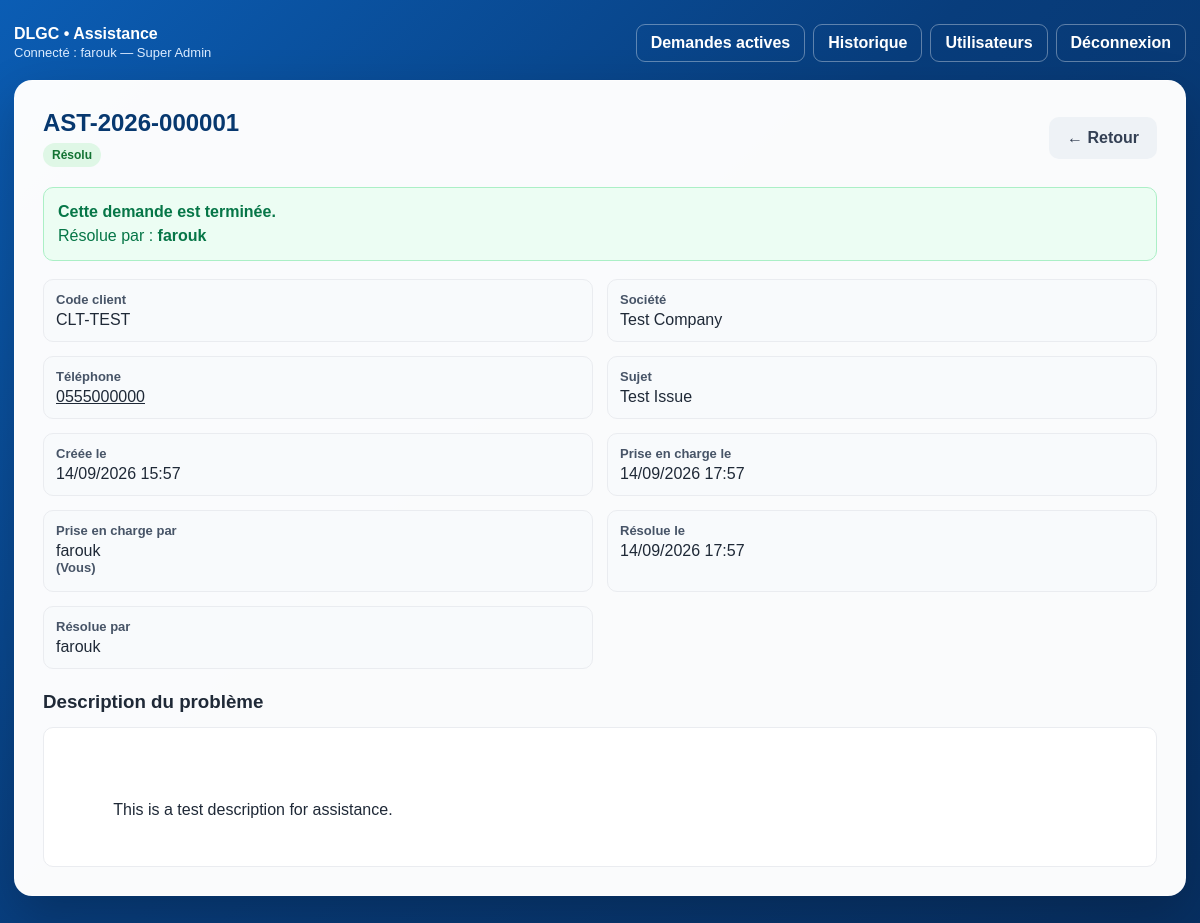
Screenshot of /admin/ticket.php?id=1 (signed in) with the database file from the repository.
### tables this page shows
CREATE TABLE `assistance_requests` (
  `id` int(10) UNSIGNED NOT NULL,
  `ticket_code` varchar(30) DEFAULT NULL,
  `client_code` varchar(50) DEFAULT NULL,
  `company_name` varchar(150) NOT NULL,
  `phone` varchar(40) NOT NULL,
  `subject` varchar(180) NOT NULL,
  `description` text NOT NULL,
  `status` enum('nouveau','en_cours','resolu') NOT NULL DEFAULT 'nouveau',
  `assigned_admin_id` int(10) UNSIGNED DEFAULT NULL,
  `resolved_by_admin_id` int(10) UNSIGNED DEFAULT NULL,
  `created_at` timestamp NOT NULL DEFAULT current_timestamp(),
  `started_at` datetime DEFAULT NULL,
  `resolved_at` datetime DEFAULT NULL
);

### lib/bootstrap.php (called while the page is built, shortened)
<?php
function db(): PDO
{
    static $pdo = null;
    if ($pdo instanceof PDO) {
        return $pdo;
    }
    $config = require __DIR__ . '/../config/database.php';
    $dsn = sprintf(
        'mysql:host=%s;port=%s;dbname=%s;charset=%s',
        $config['host'],
        $config['port'],
        $config['dbname'],
        $config['charset']
    );
    try {
        $pdo = new PDO($dsn, $config['username'], $config['password'], [
            PDO::ATTR_ERRMODE => PDO::ERRMODE_EXCEPTION,
            PDO::ATTR_DEFAULT_FETCH_MODE => PDO::FETCH_ASSOC,
            PDO::ATTR_EMULATE_PREPARES => false,
        ]);
    } catch (PDOException $e) {
        if ($e->getCode() == 1049 || str_contains($e->getMessage(), 'Unknown database')) {
            try {
                $rootDsn = sprintf(
                    'mysql:host=%s;port=%s;charset=%s',
                    $config['host'],
                    $config['port'],
                    $config['charset']
                );
                $rootPdo = new PDO($rootDsn, $config['username'], $config['password'], [
                    PDO::ATTR_ERRMODE => PDO::ERRMODE_EXCEPTION,
                ]);
                $safeDbName = str_replace('`', '``', $config['dbname']);
                $rootPdo->exec("CREATE DATABASE IF NOT EXISTS `{$safeDbName}` CHARACTER SET utf8mb4 COLLATE utf8mb4_unicode_ci");
                $pdo = new PDO($dsn, $config['username'], $config['password'], [
                    PDO::ATTR_ERRMODE => PDO::ERRMODE_EXCEPTION,
                    PDO::ATTR_DEFAULT_FETCH_MODE => PDO::FETCH_ASSOC,
                    PDO::ATTR_EMULATE_PREPARES => false,
                ]);
                ensure_tables_exist($pdo);
                return $pdo;
            } catch (PDOException $ex) {
            }
        }
        http_response_code(500);
        exit(
            '<h2>Connexion à la base de données impossible.</h2>' .
            '<p>Vérifiez que MySQL est démarré dans XAMPP, que la base <strong>dlgc_assistance</strong> existe, puis vérifiez le fichier <code>assistance/config/database.php</code>.</p>'
        );
    }
    return $pdo;
}
function e(?string $value): string
{
    return htmlspecialchars($value ?? '', ENT_QUOTES | ENT_SUBSTITUTE, 'UTF-8');
}
function current_admin_id(): int
{
    return (int) ($_SESSION['admin_id'] ?? 0);
}
function status_label(string $status): string
{
    return match ($status) {
        'nouveau' => 'Nouveau',
        'en_cours' => 'En cours',
        'resolu' => 'Résolu',
        default => 'Inconnu',
    };
}
function status_class(string $status): string
{
    return match ($status) {
        'nouveau' => 'status-new',
        'en_cours' => 'status-progress',
        'resolu' => 'status-resolved',
        default => '',
    };
}

### admin/ticket.php (the view, shortened to what this page needs)
<?php
require __DIR__ . '/../lib/bootstrap.php';
$id = filter_input(
    INPUT_GET,
    'id',
    FILTER_VALIDATE_INT
);
$stmt = db()->prepare(
    'SELECT
        r.*,
        aa.display_name AS assigned_name,
        ra.display_name AS resolved_name
     FROM assistance_requests r
     LEFT JOIN admins aa
        ON aa.id = r.assigned_admin_id
     LEFT JOIN admins ra
        ON ra.id = r.resolved_by_admin_id
     WHERE r.id = :id
     LIMIT 1'
);
$stmt->execute([
    ':id' => $id,
]);
$request = $stmt->fetch();
$isAssignedToCurrentAdmin =
    !empty($request['assigned_admin_id'])
    &&
    (int) $request['assigned_admin_id'] === current_admin_id();
?>
<!DOCTYPE html>
<html lang="fr">
<head>
    <link
        rel="stylesheet"
        href="../assets/css/assistance.css"
    >
</head>
<body>
<main class="admin-shell">
    <?php require __DIR__ . '/_nav.php'; ?>
    <section class="card">
        <div class="toolbar">
            <div>
                <h1 style="margin-bottom:6px;">
                    <?= e($request['ticket_code']) ?>
                </h1>
                <span
                    class="status <?= e(status_class($request['status'])) ?>"
                >
                    <?= e(status_label($request['status'])) ?>
                </span>
            </div>
            <a
                class="btn btn-light"
                href="<?= $request['status'] === 'resolu'
                    ? 'history.php'
                    : 'index.php' ?>"
            >
                ← Retour
            </a>
        </div>
        <?php if ($request['status'] === 'resolu'): ?>
            <div
                class="alert alert-success"
                style="margin-top:20px;"
            >
                <strong>
                    Cette demande est terminée.
                </strong>
                <?php if ($request['resolved_name']): ?>
                    <br>
                    Résolue par :
                    <strong>
                        <?= e($request['resolved_name']) ?>
                    </strong>
                <?php endif; ?>
            </div>
        <?php endif; ?>
        <div class="meta-grid">
            <div class="meta-item">
                <strong>
                    Code client
                </strong>
                <?= e(
                    $request['client_code']
                    ?: 'Non renseigné'
                ) ?>
            </div>
            <div class="meta-item">
                <strong>
                    Société
                </strong>
                <?= e($request['company_name']) ?>
            </div>
            <div class="meta-item">
                <strong>
                    Téléphone
                </strong>
                <a
                    href="tel:<?= e(
                        preg_replace(
                            '/[^0-9+]/',
                            '',
                            $request['phone']
                        )
                    ) ?>"
                >
                    <?= e($request['phone']) ?>
                </a>
            </div>
            <div class="meta-item">
                <strong>
                    Sujet
                </strong>
                <?= e($request['subject']) ?>
            </div>
            <div class="meta-item">
                <strong>
                    Créée le
                </strong>
                <?= e(
                    date(
                        'd/m/Y H:i',
                        strtotime($request['created_at'])
                    )
                ) ?>
            </div>
            <div class="meta-item">
                <strong>
                    Prise en charge le
                </strong>
                <?php if ($request['started_at']): ?>
                    <?= e(
                        date(
                            'd/m/Y H:i',
                            strtotime($request['started_at'])
                        )
                    ) ?>
                <?php else: ?>
                    Pas encore
                <?php endif; ?>
            </div>
            <div class="meta-item">
                <strong>
                    Prise en charge par
                </strong>
                <?php if ($request['assigned_name']): ?>
                    <?= e($request['assigned_name']) ?>
                    <?php if ($isAssignedToCurrentAdmin): ?>
                        <strong>
                            (Vous)
                        </strong>
                    <?php endif; ?>
                <?php else: ?>
                    —
                <?php endif; ?>
            </div>
            <?php if ($request['status'] === 'resolu'): ?>
                <div class="meta-item">
                    <strong>
                        Résolue le
                    </strong>
                    <?php if ($request['resolved_at']): ?>
                        <?= e(
                            date(
                                'd/m/Y H:i',
                                strtotime($request['resolved_at'])
                            )
                        ) ?>
                    <?php else: ?>
                        —
                    <?php endif; ?>
                </div>
                <div class="meta-item">
                    <strong>
                        Résolue par
                    </strong>
                    <?= e(
                        $request['resolved_name']
                        ?: '—'
                    ) ?>
                </div>
            <?php endif; ?>
        </div>
        <h3
            style="
                margin-top:22px;
                margin-bottom:8px;
            "
        >
            Description du problème
        </h3>
        <div class="description-box">
            <?= e($request['description']) ?>
        </div>
    </section>
</main>
</body>
</html>

### assets/css/assistance.css (style rules this page uses)
:root { --blue: #0b4f9c; --blue-dark: #07386f; --green: #2f9e55; --green-light: #dff7e6; --yellow-light: #fff3bf; --red: #b42318; --text: #1f2937; --muted: #667085; --border: #d0d5dd; --page: #f4f7fb; --white: #ffffff; }
* { box-sizing: border-box; }
body { margin: 0; font-family: Arial, Helvetica, sans-serif; color: var(--text); background: linear-gradient(135deg, #0b5db4 0%, #083d7c 45%, #072f61 100%); min-height: 100vh; }
a { color: inherit; }
.card { background: rgba(255,255,255,.98); border: 1px solid rgba(255,255,255,.45); border-radius: 18px; box-shadow: 0 18px 50px rgba(0,0,0,.20); padding: 28px; }
h1, h2, h3 { margin-top: 0; }
h1 { color: var(--blue-dark); margin-bottom: 8px; }
.btn { display: inline-flex; align-items: center; justify-content: center; gap: 8px; border: 0; border-radius: 10px; padding: 12px 18px; font: inherit; font-weight: 800; cursor: pointer; text-decoration: none; }
.btn-light { background: #eef2f6; color: #344054; }
.alert { border-radius: 10px; padding: 12px 14px; margin: 0 0 18px; line-height: 1.5; }
.alert-success { background: #ecfdf3; border: 1px solid #abefc6; color: #067647; }
.admin-shell { width: min(100% - 28px, 1250px); margin: 0 auto; padding: 24px 0 48px; }
.toolbar { display: flex; gap: 10px; flex-wrap: wrap; justify-content: space-between; align-items: center; margin-bottom: 14px; }
.status { display: inline-flex; align-items: center; border-radius: 999px; padding: 5px 9px; font-size: 12px; font-weight: 800; white-space: nowrap; }
.status-resolved { background: var(--green-light); color: #137333; }
.meta-grid { display: grid; grid-template-columns: repeat(2, minmax(0, 1fr)); gap: 14px; }
.meta-item { background: #f8fafc; border: 1px solid #eaecf0; border-radius: 10px; padding: 12px; }
.meta-item strong { display: block; color: #475467; margin-bottom: 4px; font-size: 13px; }
.description-box { white-space: pre-wrap; line-height: 1.65; background: #fff; border: 1px solid #eaecf0; border-radius: 10px; padding: 16px; margin-top: 14px; }

### rows the page displays
assistance_requests: ticket_code "AST-2026-000001", status "Résolu", assigned_admin.display_name "farouk", client_code "CLT-TEST", company_name "Test Company", phone "0555000000", subject "Test Issue", created_at "14/09/2026 15:57", started_at "14/09/2026 17:57", resolved_at "14/09/2026 17:57", description "This is a test description for assistance."

### other values shown
$_SESSION['admin_name'] "farouk"
